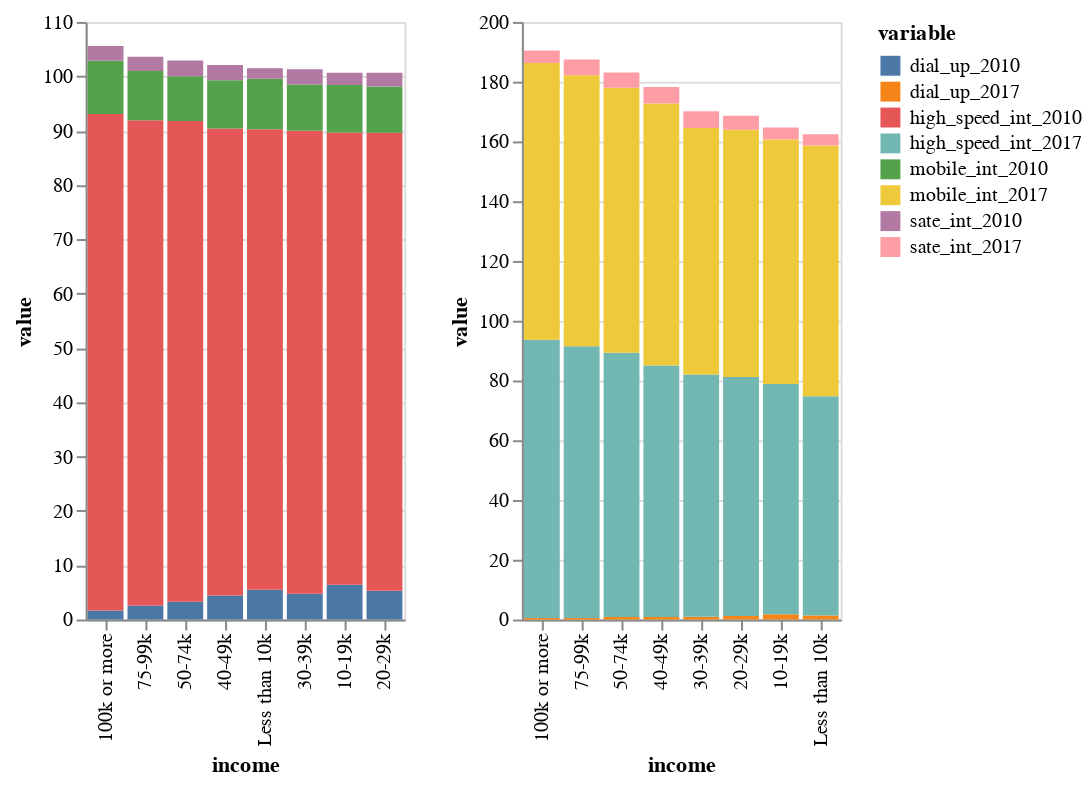

Source (notebook cell):
### Code cell
bar1 = alt.Chart(income_sub_wide1).mark_bar().encode(
    x=alt.X("income:N", sort="-y"),
    y=alt.Y("value:Q"),
    color="variable",
    order=alt.Order("variable", sort="ascending")
)

bar2 = alt.Chart(income_sub_wide2).mark_bar().encode(
    x=alt.X("income:N", sort="-y"),
    y=alt.Y("value:Q"),
    color="variable",
    order=alt.Order("variable", sort="ascending")
)

bar1|bar2

## the significant change in the access to mobile internet
## a higher level of inequality

### Figure 1 — Vega-Lite specification as saved in the notebook (floating-point values rounded to 4 significant figures)
{"config": {"view": {"continuousWidth": 400, "continuousHeight": 300}}, "hconcat": [{"data": {"name": "data-cd20c91157f4a91b0a6f6133b2182024"}, "mark": "bar", "encoding": {"color": {"type": "nominal", "field": "variable"}, "order": {"type": "nominal", "field": "variable", "sort": "ascending"}, "x": {"type": "nominal", "field": "income", "sort": "-y"}, "y": {"type": "quantitative", "field": "value"}}}, {"data": {"name": "data-82e36985ad7189fbbfc8f7e19155e788"}, "mark": "bar", "encoding": {"color": {"type": "nominal", "field": "variable"}, "order": {"type": "nominal", "field": "variable", "sort": "ascending"}, "x": {"type": "nominal", "field": "income", "sort": "-y"}, "y": {"type": "quantitative", "field": "value"}}}], "$schema": "https://vega.github.io/schema/vega-lite/v4.0.2.json", "datasets": {"data-cd20c91157f4a91b0a6f6133b2182024": [{"income": "Less than 10k", "variable": "dial_up_2010", "value": 5.474}, {"income": "10-19k", "variable": "dial_up_2010", "value": 6.385}, {"income": "20-29k", "variable": "dial_up_2010", "value": 5.295}, {"income": "30-39k", "variable": "dial_up_2010", "value": 4.755}, {"income": "40-49k", "variable": "dial_up_2010", "value": 4.426}, {"income": "50-74k", "variable": "dial_up_2010", "value": 3.259}, {"income": "75-99k", "variable": "dial_up_2010", "value": 2.6}, {"income": "100k or more", "variable": "dial_up_2010", "value": 1.671}, {"income": "Less than 10k", "variable": "high_speed_int_2010", "value": 84.77}, {"income": "10-19k", "variable": "high_speed_int_2010", "value": 83.26}, {"income": "20-29k", "variable": "high_speed_int_2010", "value": 84.3}, {"income": "30-39k", "variable": "high_speed_int_2010", "value": 85.23}, {"income": "40-49k", "variable": "high_speed_int_2010", "value": 85.94}, {"income": "50-74k", "variable": "high_speed_int_2010", "value": 88.51}, {"income": "75-99k", "variable": "high_speed_int_2010", "value": 89.29}, {"income": "100k or more", "variable": "high_speed_int_2010", "value": 91.37}, {"income": "Less than 10k", "variable": "mobile_int_2010", "value": 9.313}, {"income": "10-19k", "variable": "mobile_int_2010", "value": 8.73}, {"income": "20-29k", "variable": "mobile_int_2010", "value": 8.505}, {"income": "30-39k", "variable": "mobile_int_2010", "value": 8.48}, {"income": "40-49k", "variable": "mobile_int_2010", "value": 8.881}, {"income": "50-74k", "variable": "mobile_int_2010", "value": 8.217}, {"income": "75-99k", "variable": "mobile_int_2010", "value": 9.086}, {"income": "100k or more", "variable": "mobile_int_2010", "value": 9.815}, {"income": "Less than 10k", "variable": "sate_int_2010", "value": 1.892}, {"income": "10-19k", "variable": "sate_int_2010", "value": 2.276}, {"income": "20-29k", "variable": "sate_int_2010", "value": 2.535}, {"income": "30-39k", "variable": "sate_int_2010", "value": 2.842}, {"income": "40-49k", "variable": "sate_int_2010", "value": 2.833}, {"income": "50-74k", "variable": "sate_int_2010", "value": 2.905}, {"income": "75-99k", "variable": "sate_int_2010", "value": 2.611}, {"income": "100k or more", "variable": "sate_int_2010", "value": 2.722}], "data-82e36985ad7189fbbfc8f7e19155e788": [{"income": "Less than 10k", "variable": "dial_up_2017", "value": 1.315}, {"income": "10-19k", "variable": "dial_up_2017", "value": 1.763}, {"income": "20-29k", "variable": "dial_up_2017", "value": 1.188}, {"income": "30-39k", "variable": "dial_up_2017", "value": 0.8899}, {"income": "40-49k", "variable": "dial_up_2017", "value": 0.8364}, {"income": "50-74k", "variable": "dial_up_2017", "value": 0.8628}, {"income": "75-99k", "variable": "dial_up_2017", "value": 0.4961}, {"income": "100k or more", "variable": "dial_up_2017", "value": 0.5281}, {"income": "Less than 10k", "variable": "high_speed_int_2017", "value": 73.37}, {"income": "10-19k", "variable": "high_speed_int_2017", "value": 77.03}, {"income": "20-29k", "variable": "high_speed_int_2017", "value": 80.0}, {"income": "30-39k", "variable": "high_speed_int_2017", "value": 81.08}, {"income": "40-49k", "variable": "high_speed_int_2017", "value": 84.18}, {"income": "50-74k", "variable": "high_speed_int_2017", "value": 88.41}, {"income": "75-99k", "variable": "high_speed_int_2017", "value": 90.94}, {"income": "100k or more", "variable": "high_speed_int_2017", "value": 93.07}, {"income": "Less than 10k", "variable": "mobile_int_2017", "value": 83.99}, {"income": "10-19k", "variable": "mobile_int_2017", "value": 81.85}, {"income": "20-29k", "variable": "mobile_int_2017", "value": 82.74}, {"income": "30-39k", "variable": "mobile_int_2017", "value": 82.52}, {"income": "40-49k", "variable": "mobile_int_2017", "value": 87.69}, {"income": "50-74k", "variable": "mobile_int_2017", "value": 88.67}, {"income": "75-99k", "variable": "mobile_int_2017", "value": 90.68}, {"income": "100k or more", "variable": "mobile_int_2017", "value": 92.66}, {"income": "Less than 10k", "variable": "sate_int_2017", "value": 3.726}, {"income": "10-19k", "variable": "sate_int_2017", "value": 3.979}, {"income": "20-29k", "variable": "sate_int_2017", "value": 4.649}, {"income": "30-39k", "variable": "sate_int_2017", "value": 5.595}, {"income": "40-49k", "variable": "sate_int_2017", "value": 5.519}, {"income": "50-74k", "variable": "sate_int_2017", "value": 5.146}, {"income": "75-99k", "variable": "sate_int_2017", "value": 5.299}, {"income": "100k or more", "variable": "sate_int_2017", "value": 4.186}]}}
